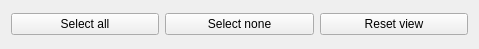
<?xml version="1.0" encoding="UTF-8"?>
<ui version="4.0">
 <class>Form</class>
 <widget class="QWidget" name="Form">
  <property name="windowModality">
   <enum>Qt::NonModal</enum>
  </property>
  <property name="geometry">
   <rect>
    <x>0</x>
    <y>0</y>
    <width>479</width>
    <height>49</height>
   </rect>
  </property>
  <property name="windowTitle">
   <string>Roboteam View</string>
  </property>
  <layout class="QHBoxLayout" name="horizontalLayout">
   <item>
    <layout class="QVBoxLayout" name="l_main_layout">
     <item>
      <layout class="QHBoxLayout" name="horizontalLayout_2">
       <item>
        <widget class="QPushButton" name="b_select_all">
         <property name="text">
          <string>Select all</string>
         </property>
        </widget>
       </item>
       <item>
        <widget class="QPushButton" name="b_clear_selection">
         <property name="text">
          <string>Select none</string>
         </property>
        </widget>
       </item>
       <item>
        <widget class="QPushButton" name="b_reset_view">
         <property name="text">
          <string>Reset view</string>
         </property>
        </widget>
       </item>
      </layout>
     </item>
    </layout>
   </item>
  </layout>
 </widget>
 <resources/>
 <connections/>
</ui>
